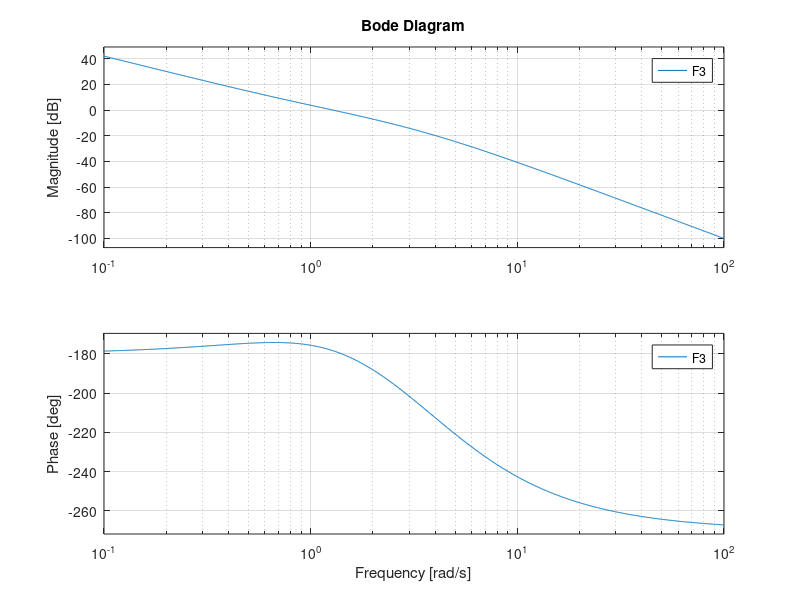
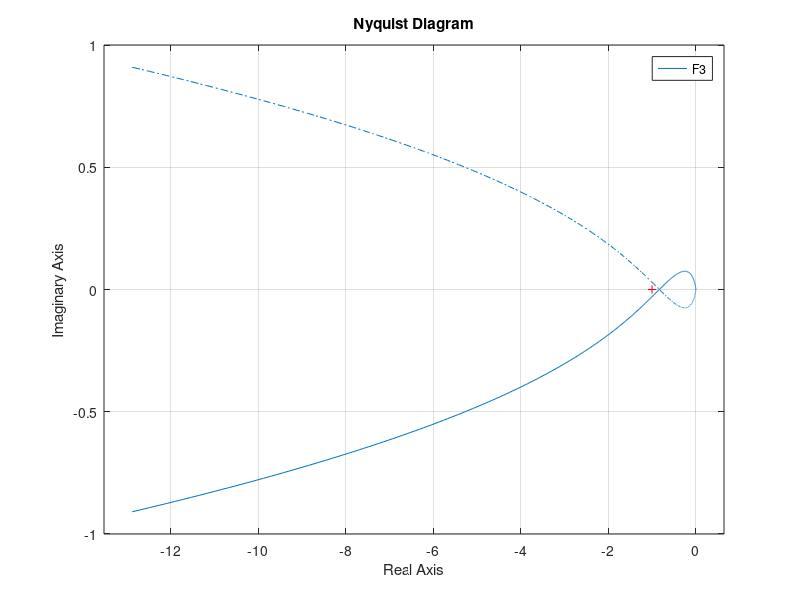

The MATLAB source for these figures, in order:
clear variables
close all
clc

s = tf('s');

F1 = 1/(s*(s+2)*(s+4))
Kf1 = dcgain(s*F1)  % calcolo guadagno stazionario
figure(1),bode(F1),grid on;
figure(2),nyquist(F1);

%%

F2 = 10/s*F1 % E' di tipo 2. Poli in 0(2), -2, -4
Kf2 = dcgain(s^2*F2)
% phi_0 = -90*2 = -180
% phi_inf = -180-90*2 = -360
figure(1),bode(F2),grid on;
figure(2),nyquist(F2);
% nia=0 perche' non ho poli a parte reale positiva, N=2
% non mi servirebbe nemmeno Matlab, ho delle circonferenze di raggio
% infinito, il punto critico è ovviamente dentro
% nic = 2 , il sistema e' instabile e ho due poli a parte reale positiva
% Come posso verificare che l'analisi fatta con Nyquist sia corretta?
% calcolo la funzione di catena chiusa con feedback
W2 = feedback(F2,1);
damp(W2); % per vedere dove sono collocati i poli

%%

F3 = F2*(s+1) % la funzione ha uno zero reale negativo in -1, poli reali
               % in 0(2), -2, -4
Kf3 = dcgain(s^2*F3)
% phi_0 = -90*2 + fase(Kf3) = -180
% phi_inf = -180+90-90*2 = -270   ho un aumento di fase e poi una
% diminuzione, ed e' quello che si vede dal DdB della fase
figure(1),bode(F3),grid on;
figure(2),nyquist(F3);
% gia' dal diagramma di Bode si puo' notare che il modulo corrispondente a
% fase -180 e' minore di zero in decibel, quindi minore di uno in unita'
% naturali. Il punto critico sara' alla sua sinistra
% N=0, nic=0, quindi il sistema e' asintoticamente stabile
% Per controllare:
W3=feedback(F3,1);
damp(W3)
